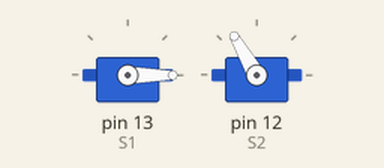
Recording of a sketch running on a simulated Arduino Uno, built with avr-gcc and run on an emulated ATmega328P. Shown: 2 × servo.

Above: at 0.1 s.
Timing chart, 0 to 3.0 s (numbered marks = the images above):
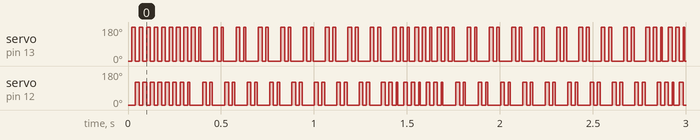

The sketch:

Servo_battimani.ino
```cpp
#include <Servo.h>
Servo S1;
Servo S2;
int estado1;


void setup() {
  // put your setup code here, to run once:
  S1.attach(13);
  S2.attach(12);
  estado1 = 0;
}

void loop() {
  accelerate(60);

  //S1.write(135);
  //estado1;
  //S2.write(135);
 // estado1 = (estado1 * -1) +1;
 // delay (1000);

  //S1.write(45);
  //estado1 = (estado1 * -1) +1;
  //S2.write(45);
  //estado1;
  //delay (1000);


}

  int accelerate(int vel){
    S1.write(vel +120);
   // delay (500);
    S1.write(vel -60);
    S2.write(vel +60);
    //delay(500);
    S2.write(vel -120);
   // return 180;
  }
```

Measured:
- by itself, servo on pin 13 (S1): alternates 180° for 0.02 s and 0° for 0.02 s
- by itself, servo on pin 12 (S2): alternates 120° for 0.02 s and 0° for 0.02 s
